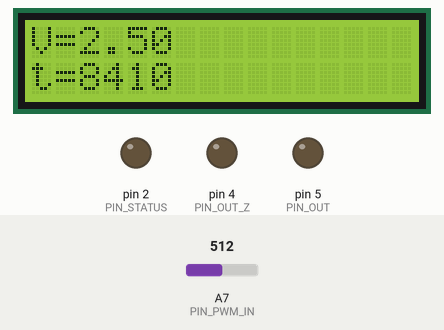
Recording of a sketch running on a simulated Arduino Nano, built with avr-gcc and run on an emulated ATmega328P. On the bench: 16×2 character LCD, output pins drawn as LEDs (lit = HIGH). Inputs (shaded band) come from the test bench; at power-on: A7 (PIN_PWM_IN) = 512.

Above: at 1.2 s.
1.3 s: A7 (PIN_PWM_IN) set to 716
At 1.7 s:
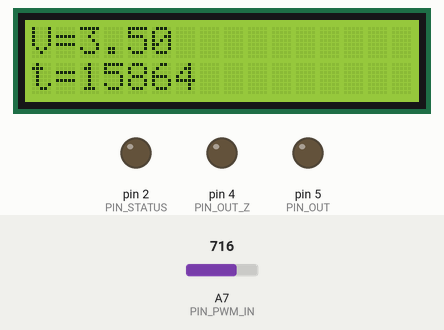
2.8 s: A7 (PIN_PWM_IN) set to 900
At 3.6 s:
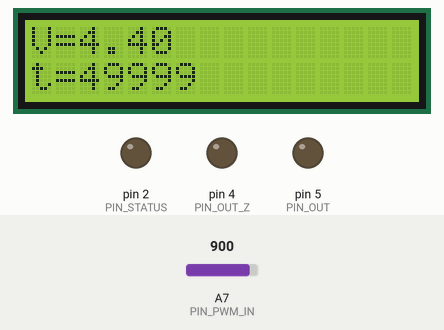
4.3 s: A7 (PIN_PWM_IN) set to 511
At 5.7 s:
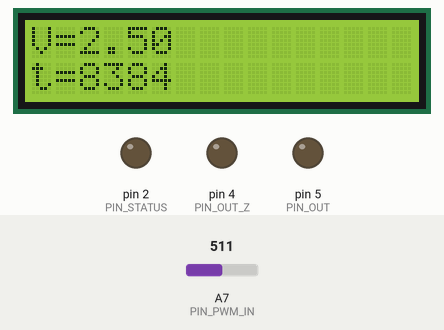
Timing chart, 0 to 7.3 s (numbered marks = the images above; inputs shaded):
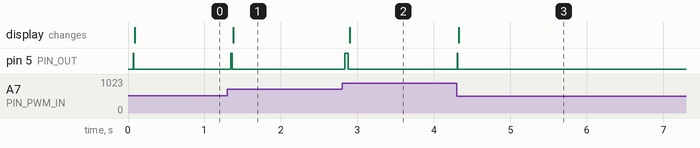

Measured:
- after the input at 1.3 s, pin 5 (PIN_OUT): LOW → HIGH after 0.05 s, → LOW 0.02 s later; the display: changes after 0.08 s (image 1)
- after the input at 2.8 s, pin 5 (PIN_OUT): LOW → HIGH at once, → LOW 0.05 s later; the display: changes after 0.10 s (image 2)
- after the input at 4.3 s, pin 5 (PIN_OUT): LOW → HIGH at once, → LOW 0.01 s later; the display: changes at once (image 3)

The sketch:

Blink_PWM.ino
```cpp
#include "LiquidCrystal_I2C.h"

const PROGMEM uint8_t PIN_OUT = 5;
// kill output to 0 via 2N7000 MOSFET
const PROGMEM uint8_t PIN_OUT_Z = 4;

const PROGMEM uint8_t PIN_STATUS = 2;
const PROGMEM uint8_t PIN_PWM_IN = A7;

const PROGMEM int BAUD_RATE = 9600;

// LCD I2C address and size
const PROGMEM uint8_t LCD_I2C_ADDR = 0x27;
const PROGMEM uint8_t LCD_WIDTH = 16;
const PROGMEM uint8_t LCD_HEIGHT = 2;
LiquidCrystal_I2C lcd(LCD_I2C_ADDR, LCD_WIDTH, LCD_HEIGHT);

void setup() {
  pinMode(PIN_OUT, OUTPUT);
  pinMode(PIN_OUT_Z, OUTPUT);
  pinMode(PIN_STATUS, OUTPUT);
  pinMode(PIN_PWM_IN, INPUT);
  digitalWrite(PIN_STATUS, LOW);

  Serial.begin(BAUD_RATE);

  lcd.init();
  lcd.backlight();
  lcd.clear();
}

// Constants (set these based on your hardware)
const PROGMEM float C = 1e-6;         // Capacitance in Farads (e.g., 1 µF)
const PROGMEM float R = 10000.0;       // Resistance in Ohms (e.g., 10kΩ)
const PROGMEM float Vdiode = 0.6; // adjust for diode drop voltage
const PROGMEM float Vdd = 5.0;

// pulse width for desired output voltage (microseconds)
uint32_t voltageToPulseWidth(float Vout) {
  const float tau = R * C;
  const float t_max = 5.0 * tau;  // cap at 5RC
  const float Vmax = Vdd - Vdiode;

  if (Vout <= Vdiode + 0.01) return 0; // below diode drop → skip
  if (Vout >= Vdd) return (uint32_t)(t_max * 1E6); // cap max width

  float t = -tau * log(1.0 - (Vout - Vdiode) / Vmax);
  if (t > t_max) t = t_max;

  return (uint32_t)(t * 1E6);  // in microseconds
}

float prevVout = -1;  // global or static

void loop() {
  float desiredVoltage = analogRead(PIN_PWM_IN) * Vdd / 1023.0;

  // Compensate for diode drop
  float vOut = desiredVoltage + Vdiode;

  // Limit to max
  if (vOut > Vdd) vOut = Vdd;

  if (abs(vOut - prevVout) > 0.01) {
    prevVout = vOut;

    uint32_t pulseWidth = voltageToPulseWidth(vOut);

    // Reset and pulse
    digitalWrite(PIN_OUT_Z, HIGH);
    delayMicroseconds(10);
    digitalWrite(PIN_OUT_Z, LOW);

    if (pulseWidth > 0) {
      digitalWrite(PIN_OUT, HIGH);
      if (pulseWidth >= 1000) delay(pulseWidth / 1000);
      delayMicroseconds(pulseWidth % 1000);
      digitalWrite(PIN_OUT, LOW);
    }

    // Display the *true* output voltage, not adjusted one
    lcd.clear();
    lcd.print("V=");
    lcd.print(desiredVoltage);  // not vOut
    lcd.setCursor(0, 1);
    lcd.print("t=");
    lcd.print(pulseWidth);
  }

  delay(50);
}
```
